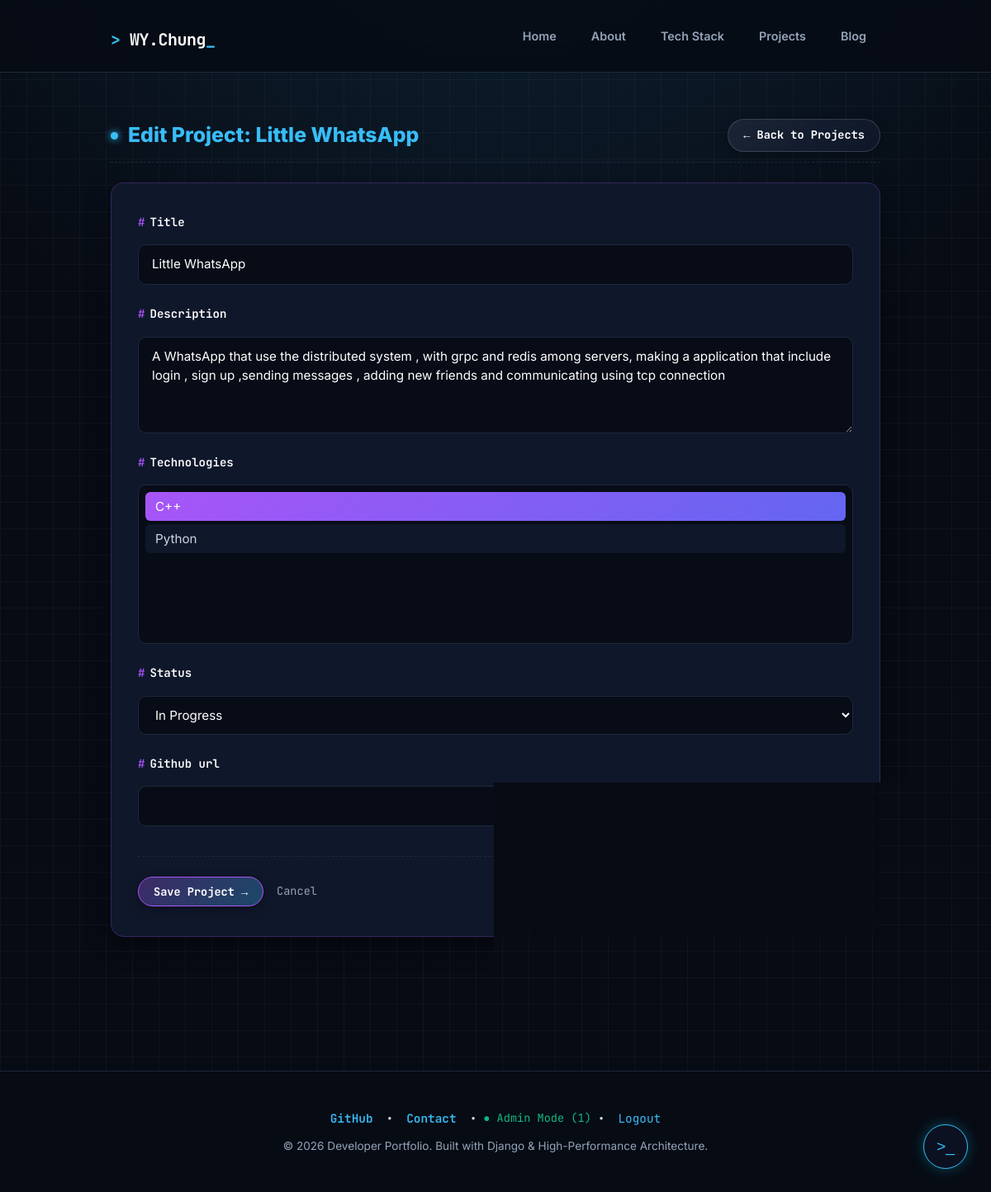
The app's page /portfolio/projects/1/edit/ (signed in) with its own data.
### portfolio/models.py (models this page shows, shortened)
class Project(models.Model):
    class Status(models.TextChoices):
        PLANNING = 'PLANNING', 'Planning'
        IN_PROGRESS = 'IN_PROGRESS', 'In Progress'
        COMPLETED = 'COMPLETED', 'Completed'
        PAUSED = 'PAUSED', 'Paused'
    title = models.CharField(max_length=100)
    slug = models.SlugField(unique=True)
    description = models.TextField()
    status = models.CharField(
        max_length=20,
        choices=Status.choices,
        default=Status.IN_PROGRESS
    )
    github_url = models.URLField(blank=True)
    demo_url = models.URLField(blank=True)
    technologies = models.ManyToManyField(
        Technology,
        related_name='projects',
        blank=True
    )
    created_at = models.DateTimeField(auto_now_add=True)
    updated_at = models.DateTimeField(auto_now=True)
    class Meta:
        ordering = ['-created_at']

### portfolio/views.py (the view)
# urls.py: path('projects/<int:pk>/edit/', views.project_update_view, name='project_update'),
@user_passes_test(is_admin_user,login_url='/admin/login/')
def project_update_view(request,pk):
    project=get_object_or_404(Project,pk=pk)
    if request.method=='POST':
        form=ProjectForm(request.POST,instance=project)
        if form.is_valid():
            form.save()
            return redirect('portfolio:project_list')
    else:
        form=ProjectForm(instance=project)
    return render(request,'portfolio/project_form.html',{'form': form, 'action_title': f'Edit Project: {project.title}'})

### portfolio/forms.py
class ProjectForm(forms.ModelForm):
  class Meta:
    model = Project
    fields = [
        'title',
        'description',
        'technologies',
        'status',
        'github_url',
    ]
    widgets = {
        'title': forms.TextInput(attrs={'class': 'form-control'}),
        'description': forms.Textarea(
            attrs={'class': 'form-control', 'rows': 4}
        ),
        'technologies': forms.SelectMultiple(
            attrs={'class': 'form-control custom-select-multi', 'size': 5}
        ),
        'status': forms.Select(attrs={'class': 'form-control'}),
        'github_url': forms.URLInput(attrs={'class': 'form-control'}),
    }

### portfolio/models.py (called while the page is built)
    def __str__(self):
        return self.name

### portfolio/views.py (called while the page is built)
def is_admin_user(user):
    return user.is_authenticated and user.is_superuser

### portfolio/templates/portfolio/project_form.html (shortened to what this page needs)
{% extends 'base.html' %}
{% block content %}
    <section class="section-block">
        <div class="section-title-wrap">
            <h2 class="section-heading" style="color: var(--c-cyan);">
                <span class="status-dot dot-cyan"></span> {{ action_title }}
            </h2>
            <a class="btn-glow-more" href="{% url 'portfolio:project_list' %}">&larr; Back to Projects</a>
        </div>
        <div class="form-container-card">
            <form method="post" novalidate>
                {% for field in form %}
                    <div class="form-group">
                        <label class="form-label" for="{{ field.id_for_label }}">{{ field.label }}</label>
                        {{ field }}
                    </div>
                {% endfor %}
                <div class="form-action-bar">
                    <button type="submit" class="btn-glow-more btn-submit">
                        Save Project <span class="arrow">&rarr;</span>
                    </button>
                    <a class="btn-cancel" href="{% url 'portfolio:project_list' %}">Cancel</a>
                </div>
            </form>
        </div>
    </section>
{% endblock %}

### templates/base.html (shortened to what this page needs)
{% load static %}
<!DOCTYPE html>
<html lang="en">
<head>
    <link rel="stylesheet" href="{% static 'css/style.css' %}">
</head>
<body class="site-body">
    <header class="site-header">
        <div class="site-container header-layout">
            <h1 class="brand-logo">
                <a href="{% url 'core:home' %}"><span class="logo-accent">&gt;</span> WY.Chung<span class="cursor-blink">_</span></a>
            </h1>
            <nav class="nav-menu">
                <a class="nav-item" href="{% url 'core:home' %}">Home</a>
                <a class="nav-item" href="{% url 'core:about' %}">About</a>
                <a class="nav-item" href="{% url 'portfolio:tech_stack' %}">Tech Stack</a>
                <a class="nav-item" href="{% url 'portfolio:project_list' %}">Projects</a>
                <a class="nav-item" href="{% url 'blog:post_list' %}">Blog</a>
            </nav>
        </div>
    </header>
    <main class="site-main">
        <div class="site-container">
            {% block content %}
            {% endblock %}
        </div>
    </main>
<div id="ai-agent-widget" style="position: fixed; bottom: 28px; right: 28px; z-index: 999; font-family: var(--font-mono, monospace);">
    <button id="agent-toggle-btn" style="width: 54px; height: 54px; border-radius: 50%; background: #0b1120; border: 1.5px solid var(--c-cyan, #06b6d4); color: var(--c-cyan, #06b6d4); font-size: 1.2rem; cursor: pointer; box-shadow: 0 0 16px rgba(6, 182, 212, 0.35); transition: all 0.3s ease;">
        &gt;_
    </button>
</div>
    <footer class="site-footer">
        <div class="site-container footer-content">
            <div class="footer-links" style="display: inline-flex; align-items: center; justify-content: center; flex-wrap: wrap; gap: 8px;">
                <a class="interactive-link" href="https://github.com/CHUNG-WEI-YONG" target="_blank">GitHub</a>
                <span>&bull;</span>
                <a class="interactive-link" href="mailto:chungwyong@gmail.com">Contact</a>
                <span>&bull;</span>
                {% if user.is_authenticated %}
                    <span style="color: var(--c-emerald); font-family: var(--font-mono); font-size: 0.85rem;">
                        ● Admin Mode ({{ user.username }})
                    </span>
                    <span>&bull;</span>
                    <form action="{% url 'admin:logout' %}" method="post" style="display: inline-block; margin: 0;">
                        <button type="submit" class="interactive-link" style="background: none; border: none; padding: 0; cursor: pointer; font: inherit;">
                            Logout
                        </button>
                    </form>
                {% else %}
                    <a class="interactive-link" href="{% url 'admin:login' %}">Owner Login</a>
                {% endif %}
            </div>
            <p class="footer-copyright">&copy; 2026 Developer Portfolio. Built with Django &amp; High-Performance Architecture.</p>
        </div>
    </footer>
</body>
</html>

### records on screen
Project: form "Little WhatsApp" "A WhatsApp that use the distributed system , with grpc and redis among servers, making a application that include login , sign up ,sending messages , adding new friends and communicating using tcp connection" "In Progress"

### other values on screen
{{ action_title }} "Edit Project: Little WhatsApp"
{{ field.label }} "Title" "Description" "Technologies" "Status" "Github url"
{{ user.username }} "1"
